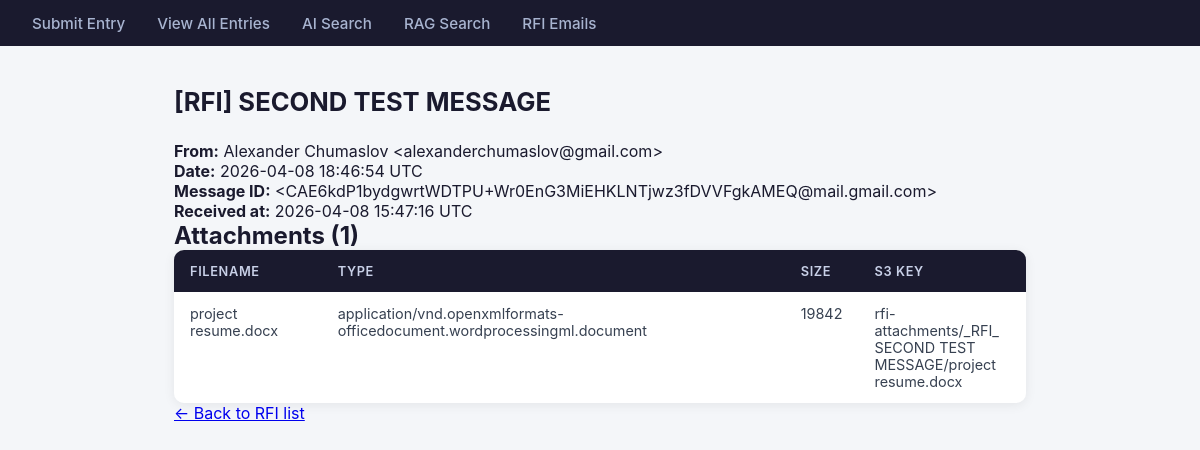
The page /rfi-emails/2 on the database its author committed.
### tables this page shows
CREATE TABLE rfi_emails (
                id INTEGER PRIMARY KEY AUTOINCREMENT,
                message_id TEXT UNIQUE,
                sender TEXT NOT NULL,
                subject TEXT NOT NULL,
                body TEXT,
                email_date DATETIME NOT NULL,
                received_at DATETIME NOT NULL,
                is_read BOOLEAN DEFAULT FALSE
            );

CREATE TABLE attachments (
                id INTEGER PRIMARY KEY AUTOINCREMENT,
                rfi_email_id INTEGER NOT NULL,
                filename TEXT NOT NULL,
                content_type TEXT,
                file_size INTEGER,
                s3_key TEXT,
                uploaded_at DATETIME NOT NULL,
                FOREIGN KEY (rfi_email_id) REFERENCES rfi_emails(id)
            );

### app/routes/rfi_routes.py (the view)
@router.get("/rfi-emails/{rfi_id}", response_class=HTMLResponse)
async def view_rfi_email(request: Request, rfi_id: int):
    rfi = get_rfi_by_id(rfi_id)
    if rfi is None:
        return HTMLResponse("RFI email not found", status_code=404)
    return templates.TemplateResponse("rfi_detail.html", {"request": request, "rfi": rfi})

### templates/rfi_detail.html (shortened to what this page needs)
{% extends "base.html" %}
{% block content %}
<h1>{{ rfi.subject }}</h1>
<div class="rfi-detail">
  <p><strong>From:</strong> {{ rfi.sender }}</p>
  <p><strong>Date:</strong> {{ rfi.email_date }}</p>
  <p><strong>Message ID:</strong> {{ rfi.message_id or '—' }}</p>
  <p><strong>Received at:</strong> {{ rfi.received_at }}</p>
  {% if rfi.attachments %}
    <h2>Attachments ({{ rfi.attachments | length }})</h2>
    <div class="table-wrapper">
      <table>
        <thead>
          <tr>
            <th>Filename</th>
            <th>Type</th>
            <th>Size</th>
            <th>S3 Key</th>
          </tr>
        </thead>
        <tbody>
          {% for att in rfi.attachments %}
          <tr>
            <td>{{ att.filename }}</td>
            <td>{{ att.content_type or '—' }}</td>
            <td>{{ att.file_size or '—' }}</td>
            <td class="message-cell">{{ att.s3_key or '—' }}</td>
          </tr>
          {% endfor %}
        </tbody>
      </table>
    </div>
  {% else %}
    <p>No attachments.</p>
  {% endif %}
</div>
<a href="/rfi-emails">&larr; Back to RFI list</a>
{% endblock %}

### static/style.css (style rules this page uses)
*, *::before, *::after { box-sizing: border-box; margin: 0; padding: 0; }
body { font-family: -apple-system, BlinkMacSystemFont, "Segoe UI", Roboto, sans-serif; background: #f4f6f9; color: #1a1a2e; min-height: 100vh; }
h1 { font-size: 1.6rem; font-weight: 700; margin-bottom: 1.5rem; color: #1a1a2e; }
.table-wrapper { overflow-x: auto; border-radius: 10px; box-shadow: 0 2px 12px rgba(0, 0, 0, 0.07); }
table { width: 100%; border-collapse: collapse; background: #ffffff; font-size: 0.9rem; }
thead { background: #1a1a2e; color: #c9d1e8; }
thead th { padding: 0.85rem 1rem; text-align: left; font-weight: 600; font-size: 0.8rem; text-transform: uppercase; letter-spacing: 0.05em; }
tbody tr { border-bottom: 1px solid #f0f0f5; transition: background 0.15s; }
tbody tr:last-child { border-bottom: none; }
tbody td { padding: 0.8rem 1rem; vertical-align: top; color: #374151; }
.message-cell { max-width: 260px; white-space: pre-wrap; word-break: break-word; }

### rows shown on the page
rfi_emails: subject "[RFI] SECOND TEST MESSAGE", sender "Alexander Chumaslov <alexanderchumaslov@gmail.com>", email_date "2026-04-08 18:46:54 UTC", message "<CAE6kdP1bydgwrtWDTPU+Wr0EnG3MiEHKLNTjwz3fDVVFgkAMEQ@mail.gmail.com>", received_at "2026-04-08 15:47:16 UTC"
attachments: filename "project resume.docx", content_type "application/vnd.openxmlformats-officedocument.wordprocessingml.document", file_size "19842", s3_key "rfi-attachments/_RFI_ SECOND TEST MESSAGE/project resume.docx"

### other values the page prints
{{ rfi.attachments | length }} "1"
